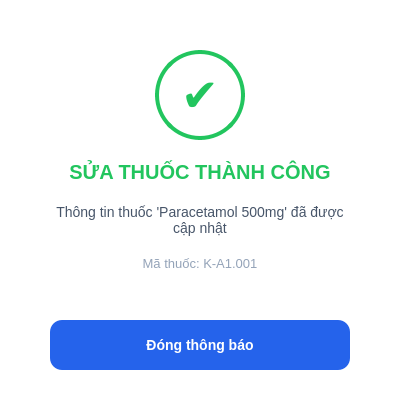
<?xml version="1.0" encoding="UTF-8"?>
<ui version="4.0">
 <class>dlg_edit_success</class>
 <widget class="QDialog" name="dlg_edit_success">
  <property name="geometry">
   <rect><x>0</x><y>0</y><width>400</width><height>420</height></rect>
  </property>
  <property name="minimumSize"><size><width>400</width><height>420</height></size></property>
  <property name="maximumSize"><size><width>400</width><height>420</height></size></property>
  <property name="styleSheet">
   <string notr="true">QDialog { background-color: rgba(0, 0, 0, 0); }</string>
  </property>
  <layout class="QVBoxLayout" name="main_layout">
   <property name="spacing"><number>0</number></property>
   <property name="leftMargin"><number>10</number></property>
   <property name="topMargin"><number>10</number></property>
   <property name="rightMargin"><number>10</number></property>
   <property name="bottomMargin"><number>10</number></property>
   <item>
    <widget class="QFrame" name="container_frame">
     <property name="styleSheet">
      <string notr="true">
       QFrame#container_frame { background-color: #FFFFFF; border-radius: 20px; }
      </string>
     </property>
     <layout class="QVBoxLayout" name="content_layout">
      <property name="spacing"><number>20</number></property>
      <property name="leftMargin"><number>40</number></property>
      <property name="topMargin"><number>40</number></property>
      <property name="rightMargin"><number>40</number></property>
      <property name="bottomMargin"><number>40</number></property>

      <item>
       <layout class="QHBoxLayout" name="layout_icon">
        <item><spacer name="s1"><property name="orientation"><enum>Qt::Horizontal</enum></property><property name="sizeHint" stdset="0"><size><width>40</width><height>20</height></size></property></spacer></item>
        <item>
         <widget class="QLabel" name="lbl_icon">
          <property name="minimumSize"><size><width>90</width><height>90</height></size></property>
          <property name="maximumSize"><size><width>90</width><height>90</height></size></property>
          <property name="styleSheet">
           <string notr="true">
                border: 4px solid #22C55E;
                border-radius: 45px;
                color: #22C55E;
                font-family: 'Segoe UI Symbol';
                font-size: 45px;
                font-weight: bold;
           </string>
          </property>
          <property name="text"><string>✔</string></property>
          <property name="alignment"><set>Qt::AlignCenter</set></property>
         </widget>
        </item>
        <item><spacer name="s2"><property name="orientation"><enum>Qt::Horizontal</enum></property><property name="sizeHint" stdset="0"><size><width>40</width><height>20</height></size></property></spacer></item>
       </layout>
      </item>

      <item>
       <widget class="QLabel" name="lbl_title">
        <property name="text"><string>SỬA THUỐC THÀNH CÔNG</string></property>
        <property name="styleSheet"><string notr="true">color: #22C55E; font-weight: bold; font-size: 20px;</string></property>
        <property name="alignment"><set>Qt::AlignCenter</set></property>
       </widget>
      </item>

      <item>
       <widget class="QLabel" name="lbl_desc">
        <property name="text"><string>Thông tin thuốc 'Paracetamol 500mg' đã được cập nhật</string></property>
        <property name="styleSheet"><string notr="true">color: #475569; font-size: 14px;</string></property>
        <property name="alignment"><set>Qt::AlignCenter</set></property>
        <property name="wordWrap"><bool>true</bool></property>
       </widget>
      </item>

      <item>
       <widget class="QLabel" name="lbl_code">
        <property name="text"><string>Mã thuốc: K-A1.001</string></property>
        <property name="styleSheet"><string notr="true">color: #94A3B8; font-size: 13px;</string></property>
        <property name="alignment"><set>Qt::AlignCenter</set></property>
       </widget>
      </item>

      <item><spacer name="v_spacer"><property name="orientation"><enum>Qt::Vertical</enum></property><property name="sizeHint" stdset="0"><size><width>20</width><height>40</height></size></property></spacer></item>

      <item>
       <widget class="QPushButton" name="btn_close">
        <property name="minimumSize"><size><width>100</width><height>50</height></size></property>
        <property name="text"><string>Đóng thông báo</string></property>
        <property name="styleSheet"><string notr="true">background-color: #2563EB; color: white; border-radius: 12px; font-weight: bold; font-size: 14px;</string></property>
       </widget>
      </item>
     </layout>
    </widget>
   </item>
  </layout>
 </widget>
</ui>
